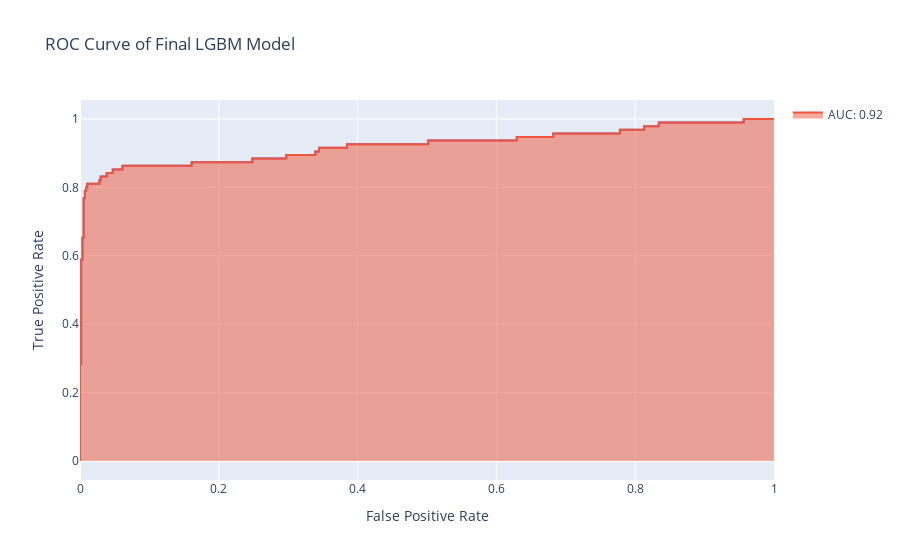

Notebook code for this chart:
### Code cell
from sklearn.metrics import roc_curve

fpr, tpr, thresholds = roc_curve(y_test_final, y_pred_proba_meta)
fig = px.line(x=fpr,y=tpr,
        title="ROC Curve of Final LGBM Model"
              )

fig.update_layout(xaxis_title="False Positive Rate",
        yaxis_title="True Positive Rate",)

fig.add_trace(go.Scatter(x=fpr, y=tpr, fill='tozeroy',name=f"AUC: {model_performance_final["roc_auc_score"]:.2f}"))
fig.show()
